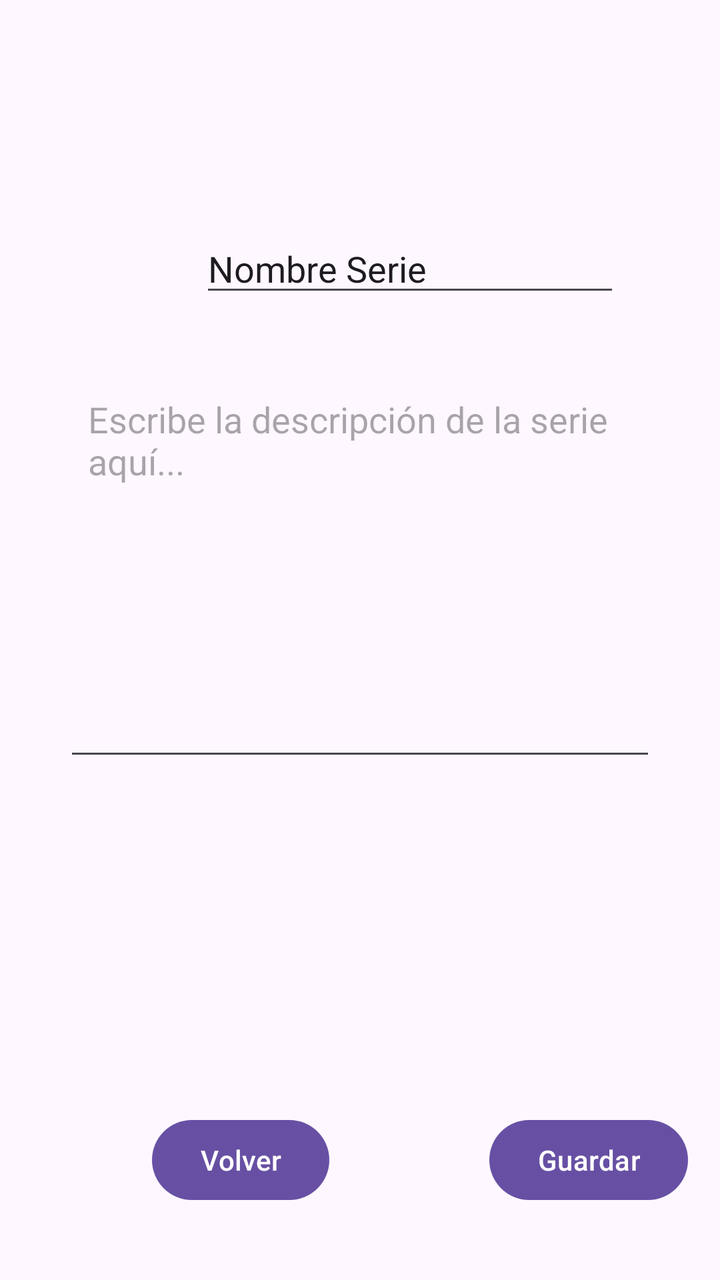
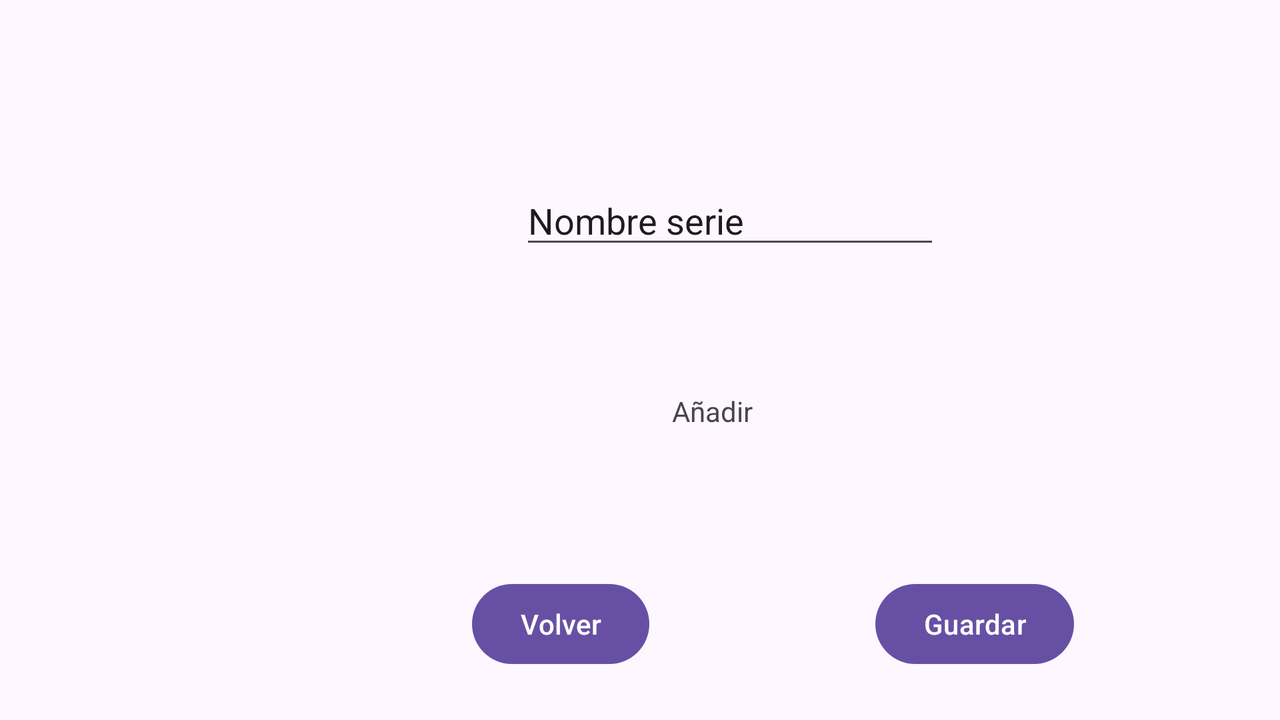

The same Android screen from two of the app's own layout files: first res/layout/ as a phone draws it, then the repository's variant for another configuration, drawn on a device whose configuration selects that folder. Both files follow.
<!-- AndroidManifest.xml: application theme Theme.MiSeries -->
<!-- res/layout/descripcion_pantalla.xml -->
<?xml version="1.0" encoding="utf-8"?>
<androidx.constraintlayout.widget.ConstraintLayout xmlns:android="http://schemas.android.com/apk/res/android"
    xmlns:app="http://schemas.android.com/apk/res-auto"
    xmlns:tools="http://schemas.android.com/tools"
    android:layout_width="match_parent"
    android:layout_height="match_parent">

    <EditText
        android:id="@+id/nombreSerie"
        android:layout_width="wrap_content"
        android:layout_height="wrap_content"
        android:layout_marginStart="100dp"
        android:layout_marginTop="112dp"
        android:ems="10"
        android:inputType="text"
        android:text="Nombre Serie"
        app:layout_constraintStart_toStartOf="parent"
        app:layout_constraintTop_toTopOf="parent" />

    <EditText
        android:id="@+id/descripcioncaja"
        android:layout_width="0dp"
        android:layout_height="200dp"
        android:layout_marginStart="32dp"
        android:layout_marginTop="32dp"
        android:layout_marginEnd="32dp"
        android:hint="Escribe la descripción de la serie aquí..."
        android:inputType="textMultiLine"
        android:gravity="top|start"
        android:padding="12dp"
        app:layout_constraintEnd_toEndOf="parent"
        app:layout_constraintStart_toStartOf="parent"
        app:layout_constraintTop_toBottomOf="@+id/nombreSerie" />

    <Button
        android:id="@+id/guardarDescripcion"
        android:layout_width="wrap_content"
        android:layout_height="wrap_content"
        android:layout_marginStart="80dp"
        android:text="Guardar"
        app:layout_constraintStart_toEndOf="@+id/volver"
        app:layout_constraintTop_toTopOf="@+id/volver" />

    <Button
        android:id="@+id/volver"
        android:layout_width="wrap_content"
        android:layout_height="wrap_content"
        android:layout_marginStart="76dp"
        android:layout_marginTop="556dp"
        android:text="Volver"
        app:layout_constraintStart_toStartOf="parent"
        app:layout_constraintTop_toTopOf="parent" />
</androidx.constraintlayout.widget.ConstraintLayout>
<!-- resources referenced by this layout -->
<resources>
  <style name="Theme.MiSeries" parent="Base.Theme.MiSeries" />
  <style name="Base.Theme.MiSeries" parent="Theme.Material3.DayNight.NoActionBar">
          
          
      </style>
</resources>
<!-- res/layout-land/descripcion_pantalla.xml (the repository's variant of the layout above) -->
<!-- drawn on the phone turned sideways -->
<?xml version="1.0" encoding="utf-8"?>
<androidx.constraintlayout.widget.ConstraintLayout xmlns:android="http://schemas.android.com/apk/res/android"
    xmlns:app="http://schemas.android.com/apk/res-auto"
    xmlns:tools="http://schemas.android.com/tools"
    android:layout_width="match_parent"
    android:layout_height="match_parent">

    <EditText
        android:id="@+id/nombreSerie"
        android:layout_width="wrap_content"
        android:layout_height="wrap_content"
        android:layout_marginStart="260dp"
        android:layout_marginTop="88dp"
        android:ems="10"
        android:inputType="text"
        android:text="@string/nombre_serie"
        app:layout_constraintStart_toStartOf="parent"
        app:layout_constraintTop_toTopOf="parent" />

    <TextView
        android:id="@+id/descripcioncaja"
        android:layout_width="57dp"
        android:layout_height="17dp"
        android:layout_marginStart="336dp"
        android:layout_marginTop="196dp"
        android:text="Añadir descripcion"
        app:layout_constraintStart_toStartOf="parent"
        app:layout_constraintTop_toTopOf="parent" />

    <Button
        android:id="@+id/guardarDescripcion"
        android:layout_width="wrap_content"
        android:layout_height="wrap_content"
        android:layout_marginStart="113dp"
        android:text="@string/guardar"
        app:layout_constraintStart_toEndOf="@+id/volver"
        app:layout_constraintTop_toTopOf="@+id/volver" />

    <Button
        android:id="@+id/volver"
        android:layout_width="wrap_content"
        android:layout_height="wrap_content"
        android:layout_marginStart="236dp"
        android:layout_marginTop="288dp"
        android:text="@string/volver"
        app:layout_constraintStart_toStartOf="parent"
        app:layout_constraintTop_toTopOf="parent" />
</androidx.constraintlayout.widget.ConstraintLayout>
<!-- resources referenced by the variant -->
<!-- as the phone turned sideways resolves them -->
<resources>
  <string name="guardar">Guardar</string>
  <string name="nombre_serie">Nombre serie</string>
  <string name="volver">Volver</string>
  <style name="Theme.MiSeries" parent="Base.Theme.MiSeries" />
  <style name="Base.Theme.MiSeries" parent="Theme.Material3.DayNight.NoActionBar">
          
          
      </style>
</resources>
